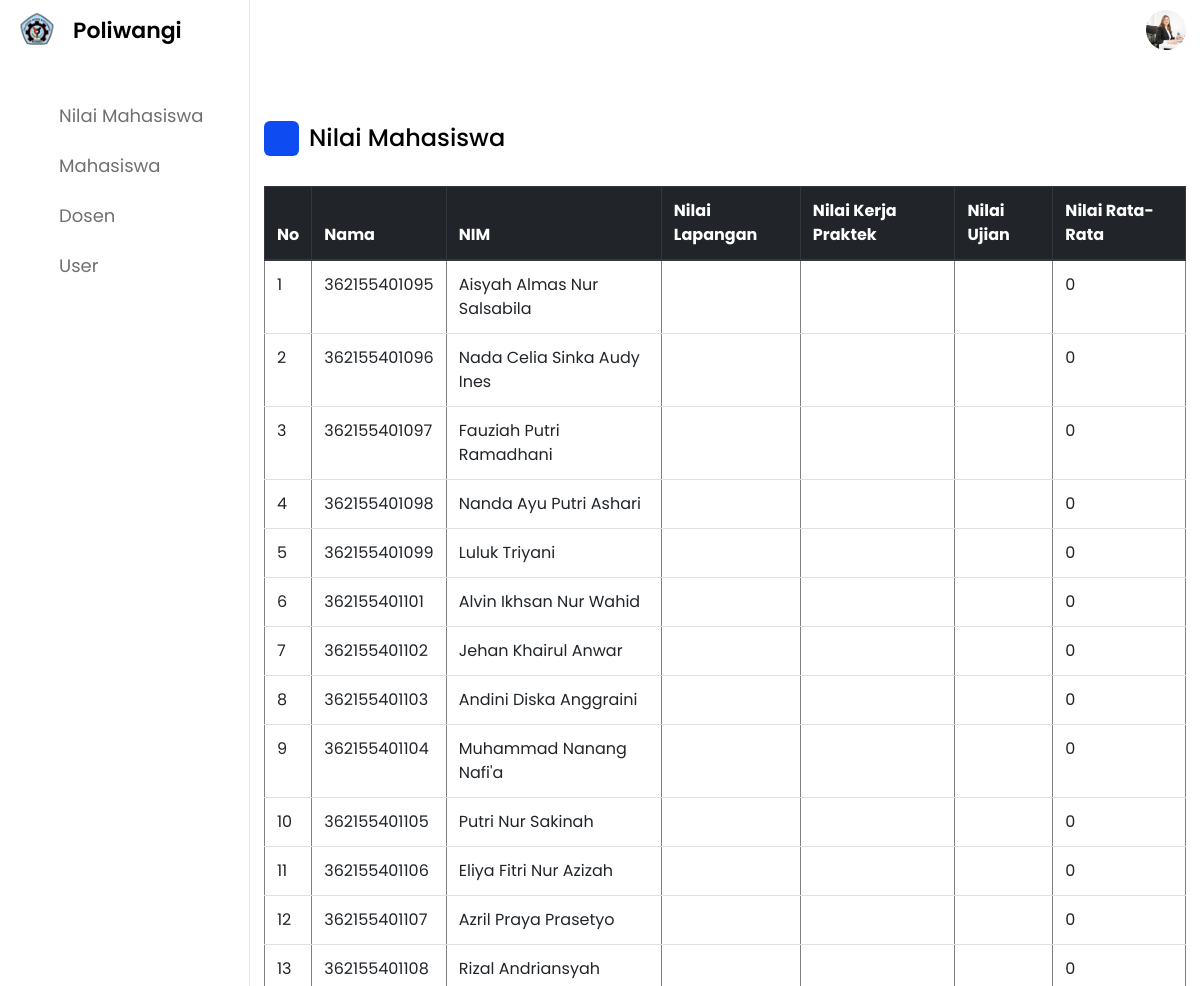
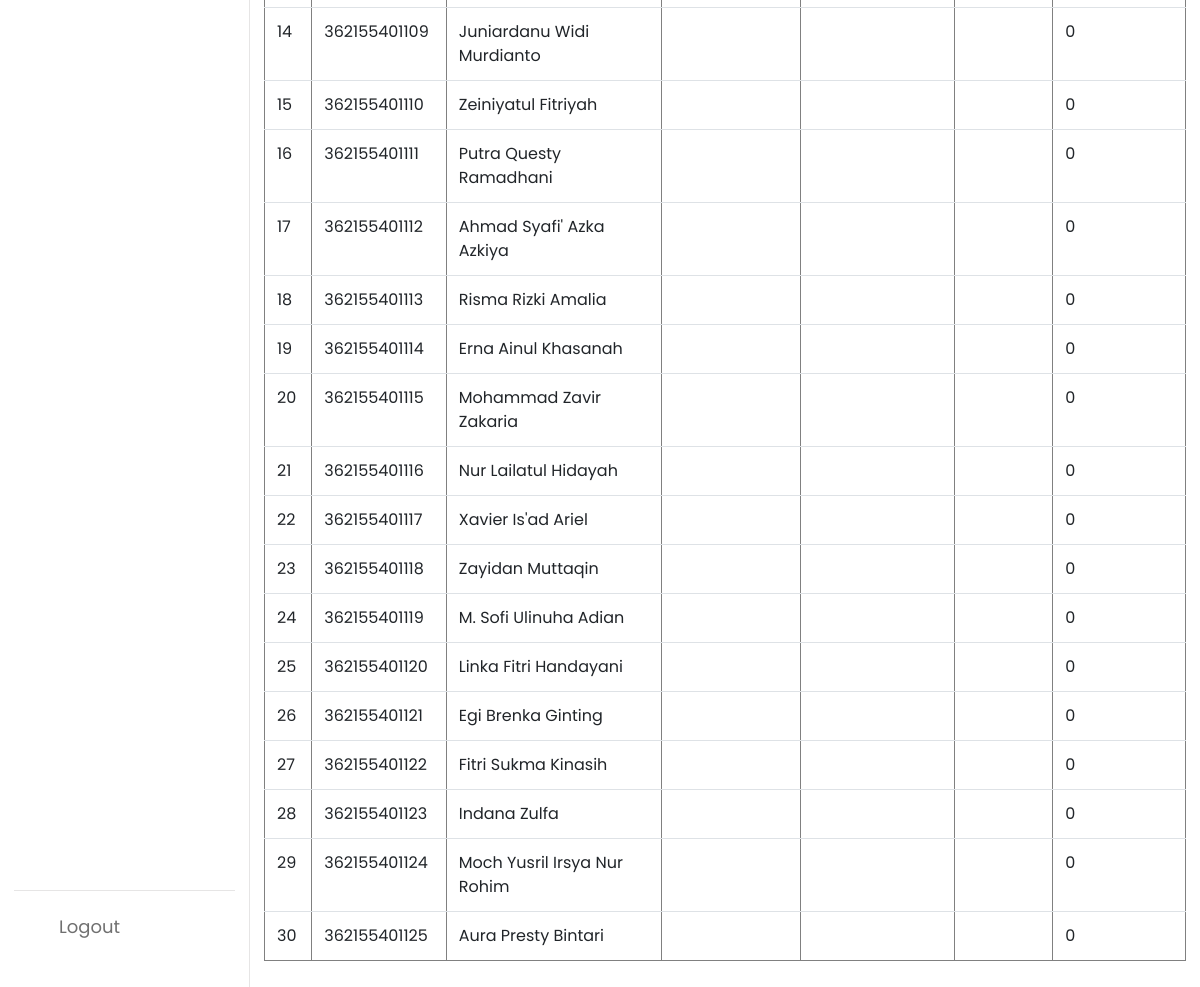
The app's page /admin.php with its own data (2 pictures, top to bottom).
### tables this page shows
CREATE TABLE `tb_mahasiswa` (
  `Id` int(11) NOT NULL,
  `Nama_Mahasiswa` varchar(45) DEFAULT NULL,
  `NIM` varchar(45) DEFAULT NULL,
  `Kelas` varchar(45) DEFAULT NULL,
  `Email` varchar(45) DEFAULT NULL,
  `Alamat` varchar(45) DEFAULT NULL,
  `User_Id` int(11) DEFAULT NULL,
  `Anggota_Kelompok_Id` int(11) DEFAULT NULL
);

### objeknilai.php (called while the page is built, shortened)
<?php
Class OperationsNilai extends Nilai {
    public function AmbilDataNilai() {
        include ("koneksi.php");
        $query = "select Nama_Mahasiswa, tb_mahasiswa.NIM as NM, Nilai_Pembimbing_Lapangan, Nilai_Pembimbing_KP, Nilai_Penguji  from tb_mahasiswa
        left join tb_anggota_kelompok on tb_mahasiswa.Anggota_Kelompok_Id = tb_anggota_kelompok.Id
        left join tb_pendaftaran_kp on tb_anggota_kelompok.Id = tb_pendaftaran_kp.Anggota_Kelompok_Id
        left join tb_pendaftaran_ujian_kp on tb_pendaftaran_kp.Id = Pendaftaran_KP_Id
        left join tb_nilai on tb_pendaftaran_ujian_kp.Id = Pendaftaran_Ujian_KP_Id
        order by NM asc";
        $mysql = mysqli_query($koneksi,$query);
        return $mysql;
    }
}
?>

### admin.php (the view, shortened to what this page needs)
<?php
include ("objeknilai.php");
$nilai = new OperationsNilai();
?>
<!DOCTYPE html>
<html lang="en">
<head>
    <link rel="stylesheet" href="admin.css">
    <link rel="stylesheet" href="https://unicons.iconscout.com/release/v4.0.0/css/line.css">
    <link rel="stylesheet" href="https://cdn.jsdelivr.net/npm/bootstrap@4.0.0/dist/css/bootstrap.min.css">
</head>
<body>
    <nav>
        <div class="logo-name">
            <div class="logo-image">
                <img src="asset/poliwangi.png" alt="">
            </div>
            <span class="logo_name">Poliwangi</span>
        </div>
        <div class="menu-items">
        <ul class="nav-links">
                <li><a href="admin.php">
                    <i class="uil uil-file-graph"></i>
                    <span class="link-name">Nilai Mahasiswa</span>
                </a></li>
                <li><a href="mahasiswa.php">
                    <i class="uil uil-book-reader"></i>
                    <span class="link-name">Mahasiswa</span>
                </a></li>
                <li><a href="dosen.php">
                    <i class="uil uil-user-md"></i>
                    <span class="link-name">Dosen</span>
                </a></li>
                <li><a href="user-plus.php">
                    <i class="uil uil-user-plus"></i>
                    <span class="link-name">User</span>
                </a></li>
            </ul>
            <ul class="logout-mode">
                <li><a href="index.php">
                    <i class="uil uil-sign-out-alt"></i>
                    <span class="link-name">Logout</span>
                </a></li>
                <li class="mode">
                <div class="mode-toggle">
                </div>
            </li>
            </ul>
        </div>
    </nav>
    <section class="dashboard">
        <div class="top">
            <img src="asset/admin.jpg" alt="">
        </div>
        <div class="dash-content">
            <div class="overview">
                <div class="title">
                    <i class="uil uil-file-graph"></i>
                    <span class="text">Nilai Mahasiswa</span>
                </div>
                <table class="table" border="1">
                    <thead class="thead-dark">
                    <tr>
                        <th scope="col">No</th>
                        <th scope="col">Nama</th>
                        <th scope="col">NIM</th>
                        <th scope="col">Nilai Lapangan</th>
                        <th scope="col">Nilai Kerja Praktek</th>
                        <th scope="col">Nilai Ujian</th>
                        <th scope="col">Nilai Rata-Rata</th>
                    </tr>
                    </thead>
                    <?php
                    $mysql = $nilai->AmbilDataNilai();
                    $i = 1;
                    while ($tampil = mysqli_fetch_array($mysql)){
                        $rata2 = $tampil["Nilai_Pembimbing_Lapangan"] + $tampil["Nilai_Pembimbing_KP"] + $tampil["Nilai_Penguji"] / 3;
                        echo "
                        <tr>
                            <td>$i</td>
                            <td>$tampil[NM]</td>
                            <td>$tampil[Nama_Mahasiswa]</td>
                            <td>$tampil[Nilai_Pembimbing_Lapangan]</td>
                            <td>$tampil[Nilai_Pembimbing_KP]</td>
                            <td>$tampil[Nilai_Penguji]</td>
                            <td>$rata2
                        </tr>";
                        $i++;
                    }
                    ?>
                </table>
        </div>
    </section>
</body>
</html>

### admin.css (style rules this page uses)
* { margin: 0; padding: 0; box-sizing: border-box; font-family: 'Poppins', sans-serif; }
:root { --primary-color: #0E4BF1; --panel-color: #FFF; --text-color: #000; --black-light-color: #707070; --border-color: #e6e5e5; --toggle-color: #DDD; --box1-color: #4DA3FF; --box2-color: #FFE6AC; --box3-color: #E7D1FC; --title-icon-color: #fff; --tran-05: all 0.5s ease; --tran-03: all 0.3s ease; --tran-03: all 0.2s ease; }
body { min-height: 100vh; background-color: var(--primary-color); }
nav { position: fixed; top: 0; left: 0; height: 100%; width: 250px; padding: 10px 14px; background-color: var(--panel-color); border-right: 1px solid var(--border-color); transition: var(--tran-05); }
nav .logo-name { display: flex; align-items: center; }
nav .logo-image { display: flex; justify-content: center; min-width: 45px; }
nav .logo-image img { width: 40px; object-fit: cover; border-radius: 50%; }
nav .logo-name .logo_name { font-size: 22px; font-weight: 600; color: var(--text-color); margin-left: 14px; transition: var(--tran-05); }
nav .menu-items { margin-top: 40px; height: calc(100% - 90px); display: flex; flex-direction: column; justify-content: space-between; }
.menu-items li { list-style: none; }
.menu-items li a { display: flex; align-items: center; height: 50px; text-decoration: none; position: relative; }
.menu-items li a i { font-size: 24px; min-width: 45px; height: 100%; display: flex; align-items: center; justify-content: center; color: var(--black-light-color); }
.menu-items li a .link-name { font-size: 18px; font-weight: 400; color: var(--black-light-color); transition: var(--tran-05); }
.menu-items .logout-mode { padding-top: 10px; border-top: 1px solid var(--border-color); }
.menu-items .mode { display: flex; align-items: center; white-space: nowrap; }
.menu-items .mode-toggle { position: absolute; right: 14px; height: 50px; min-width: 45px; display: flex; align-items: center; justify-content: center; cursor: pointer; }
.dashboard { position: relative; left: 250px; background-color: var(--panel-color); min-height: 100vh; width: calc(100% - 250px); padding: 10px 14px; transition: var(--tran-05); }
.dashboard .top { position: fixed; top: 0; left: 250px; display: flex; width: calc(100% - 250px); justify-content: space-between; align-items: center; padding: 10px 14px; background-color: (--panel-color); transition: var(--tran-05); z-index: 10; }
.top img { width: 40px; border-radius: 50%; }
.dashboard .dash-content { padding-top: 50px; }
.dash-content .title { display: flex; align-items: center; margin: 60px 0 30px 0; }
.dash-content .title i { position: relative; height: 35px; width: 35px; background-color: var(--primary-color); border-radius: 6px; color: var(--title-icon-color); display: flex; align-items: center; justify-content: center; font-size: 24px; }
.dash-content .title .text { font-size: 24px; font-weight: 500; color: var(--text-color); margin-left: 10px; }

### records on screen
tb_mahasiswa: NIM "362155401095", Nama_Mahasiswa "Aisyah Almas Nur Salsabila", rata2 "0"
tb_mahasiswa: NIM "362155401096", Nama_Mahasiswa "Nada Celia Sinka Audy Ines", rata2 "0"
tb_mahasiswa: NIM "362155401097", Nama_Mahasiswa "Fauziah Putri Ramadhani", rata2 "0"
tb_mahasiswa: NIM "362155401098", Nama_Mahasiswa "Nanda Ayu Putri Ashari", rata2 "0"
tb_mahasiswa: NIM "362155401099", Nama_Mahasiswa "Luluk Triyani", rata2 "0"
tb_mahasiswa: NIM "362155401101", Nama_Mahasiswa "Alvin Ikhsan Nur Wahid", rata2 "0"
tb_mahasiswa: NIM "362155401102", Nama_Mahasiswa "Jehan Khairul Anwar", rata2 "0"
tb_mahasiswa: NIM "362155401103", Nama_Mahasiswa "Andini Diska Anggraini", rata2 "0"
tb_mahasiswa: NIM "362155401104", Nama_Mahasiswa "Muhammad Nanang Nafi'a", rata2 "0"
tb_mahasiswa: NIM "362155401105", Nama_Mahasiswa "Putri Nur Sakinah", rata2 "0"
tb_mahasiswa: NIM "362155401106", Nama_Mahasiswa "Eliya Fitri Nur Azizah", rata2 "0"
tb_mahasiswa: NIM "362155401107", Nama_Mahasiswa "Azril Praya Prasetyo", rata2 "0"
tb_mahasiswa: NIM "362155401108", Nama_Mahasiswa "Rizal Andriansyah", rata2 "0"
tb_mahasiswa: NIM "362155401109", Nama_Mahasiswa "Juniardanu Widi Murdianto", rata2 "0"
tb_mahasiswa: NIM "362155401110", Nama_Mahasiswa "Zeiniyatul Fitriyah", rata2 "0"
tb_mahasiswa: NIM "362155401111", Nama_Mahasiswa "Putra Questy Ramadhani", rata2 "0"
tb_mahasiswa: NIM "362155401112", Nama_Mahasiswa "Ahmad Syafi' Azka Azkiya", rata2 "0"
tb_mahasiswa: NIM "362155401113", Nama_Mahasiswa "Risma Rizki Amalia", rata2 "0"
tb_mahasiswa: NIM "362155401114", Nama_Mahasiswa "Erna Ainul Khasanah", rata2 "0"
tb_mahasiswa: NIM "362155401115", Nama_Mahasiswa "Mohammad Zavir Zakaria", rata2 "0"
tb_mahasiswa: NIM "362155401116", Nama_Mahasiswa "Nur Lailatul Hidayah", rata2 "0"
tb_mahasiswa: NIM "362155401117", Nama_Mahasiswa "Xavier Is'ad Ariel", rata2 "0"
tb_mahasiswa: NIM "362155401118", Nama_Mahasiswa "Zayidan Muttaqin", rata2 "0"
tb_mahasiswa: NIM "362155401119", Nama_Mahasiswa "M. Sofi Ulinuha Adian", rata2 "0"
tb_mahasiswa: NIM "362155401120", Nama_Mahasiswa "Linka Fitri Handayani", rata2 "0"
tb_mahasiswa: NIM "362155401121", Nama_Mahasiswa "Egi Brenka Ginting", rata2 "0"
tb_mahasiswa: NIM "362155401122", Nama_Mahasiswa "Fitri Sukma Kinasih", rata2 "0"
tb_mahasiswa: NIM "362155401123", Nama_Mahasiswa "Indana Zulfa", rata2 "0"
tb_mahasiswa: NIM "362155401124", Nama_Mahasiswa "Moch Yusril Irsya Nur Rohim", rata2 "0"
tb_mahasiswa: NIM "362155401125", Nama_Mahasiswa "Aura Presty Bintari", rata2 "0"
